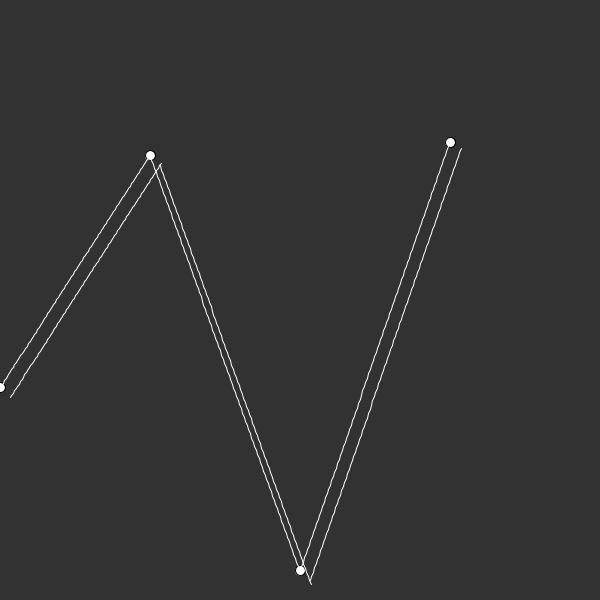
Frame 1 (no input)
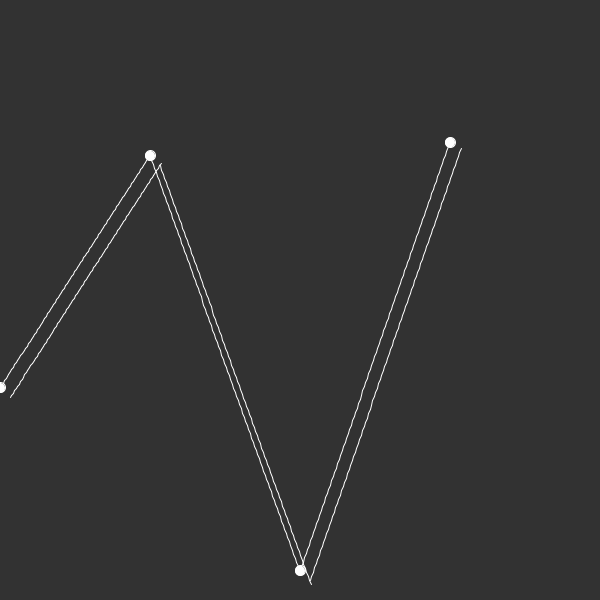
Frame 60 (the mouse pressed at the canvas centre just before this capture)
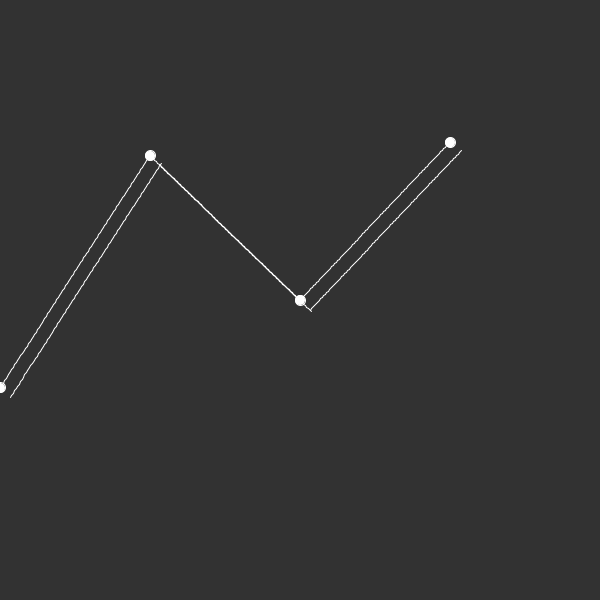
Frame 120 (the mouse held since frame 60 and released just before this capture)

The Processing sketch that drew these frames (run headless with seeded random() and noise(); from frame 60 on, the mouse is pressed at the canvas centre):

// Processing sketch: sketch_2d_interpolation
// ── sketch_2d_interpolation.pde
ArrayList<point> points;
int numPoints=4;

void setup() {
  size(600, 600);
  points=new ArrayList<point>();
  for (int i=0; i<numPoints; i++) {
    points.add(new point(i));
  }
}

void interp() {
  stroke(255);
  strokeWeight(1);
  for (int i=0; i<numPoints-1; i++) {
    point p1=points.get(i);
    point p2=points.get(i+1);
    for (float t=0; t<1; t+=.01) {
      line(linear(t, p1.x, p2.x), linear(t, p1.y, p2.y), linear(t+.01, p1.x, p2.x), linear(t+.01, p1.y, p2.y));
      line(poly(t, p1.x, p2.x), poly(t, p1.y, p2.y), poly(t+.01, p1.x, p2.x), poly(t+.01, p1.y, p2.y));
    }
  }
}
float linear(float t,float x1,float x2){
  return t*(x2-x1)+x1;
}
float poly(float t,float x1,float x2){
  return t*(x2-x1)+x1+10;
}

void draw() {
  if (mousePressed) {
    //points.get(2).pos.x=mouseX;
    points.get(2).y=mouseY;
    points.get(2).value=mouseY;
  }
  background(50);
  for (int i=0; i<numPoints; i++) {
    point p=points.get(i);
    p.show();
  }
  interp();
}

class point {
  float x;
  point(float xpos){
    x=map(xpos,0,numPoints,0,width);
  }
//  PVector pos=new PVector(random(width), random(width));
  float value=random(height);
  float y=value;
  void show() {
    ellipse(x, value, 10, 10);
  }
}
